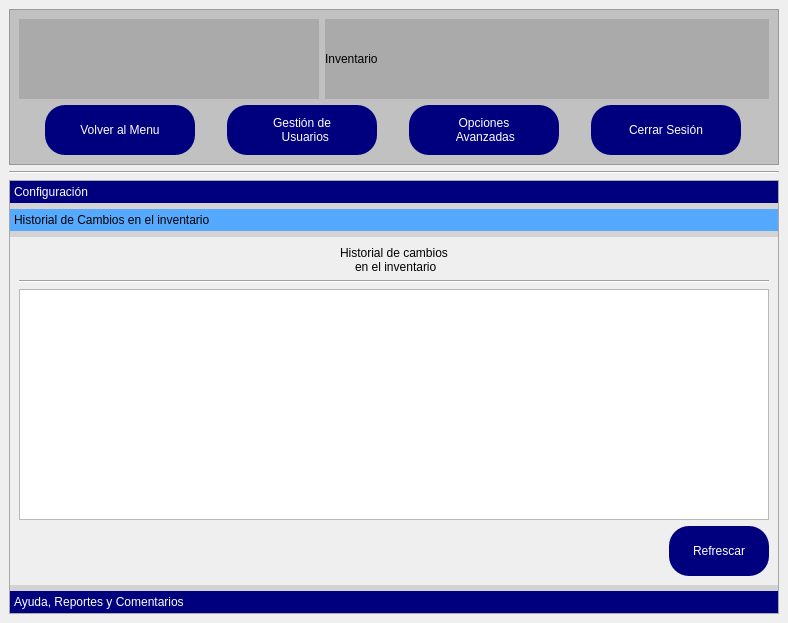
<?xml version="1.0" encoding="UTF-8"?>
<ui version="4.0">
 <class>MainWindow</class>
 <widget class="QMainWindow" name="MainWindow">
  <property name="geometry">
   <rect>
    <x>0</x>
    <y>0</y>
    <width>788</width>
    <height>623</height>
   </rect>
  </property>
  <property name="windowTitle">
   <string>MainWindow</string>
  </property>
  <property name="styleSheet">
   <string notr="true">QPushButton{
	color: rgb(255, 255, 255);
	background-color: rgb(0, 0, 127);
border-radius:20px;
	font: 75 16pt &quot;Arial&quot;;
}
QPushButton::hover{
background-color:rgb(255, 0, 0);
color:#ffffff;

}</string>
  </property>
  <widget class="QWidget" name="centralwidget">
   <layout class="QVBoxLayout" name="verticalLayout_4">
    <item>
     <widget class="QFrame" name="frame">
      <property name="minimumSize">
       <size>
        <width>0</width>
        <height>0</height>
       </size>
      </property>
      <property name="maximumSize">
       <size>
        <width>16777215</width>
        <height>16777215</height>
       </size>
      </property>
      <property name="styleSheet">
       <string notr="true">background-color: rgba(147, 147, 147, 0.5);</string>
      </property>
      <property name="frameShape">
       <enum>QFrame::StyledPanel</enum>
      </property>
      <property name="frameShadow">
       <enum>QFrame::Raised</enum>
      </property>
      <layout class="QVBoxLayout" name="verticalLayout">
       <item>
        <layout class="QHBoxLayout" name="horizontalLayout_16">
         <item>
          <widget class="QLabel" name="label_9">
           <property name="minimumSize">
            <size>
             <width>300</width>
             <height>80</height>
            </size>
           </property>
           <property name="maximumSize">
            <size>
             <width>300</width>
             <height>80</height>
            </size>
           </property>
           <property name="text">
            <string/>
           </property>
           <property name="pixmap">
            <pixmap>../../../../.designer/backup/imagenes/logo pendon ysr.jpg</pixmap>
           </property>
           <property name="scaledContents">
            <bool>true</bool>
           </property>
          </widget>
         </item>
         <item>
          <layout class="QHBoxLayout" name="horizontalLayout_2">
           <item>
            <widget class="QLabel" name="label_10">
             <property name="styleSheet">
              <string notr="true">font: 48pt &quot;Playbill&quot;;</string>
             </property>
             <property name="text">
              <string>Inventario</string>
             </property>
            </widget>
           </item>
          </layout>
         </item>
        </layout>
       </item>
       <item>
        <layout class="QHBoxLayout" name="horizontalLayout_3">
         <item>
          <widget class="QPushButton" name="btn_VolverMenu">
           <property name="minimumSize">
            <size>
             <width>150</width>
             <height>50</height>
            </size>
           </property>
           <property name="maximumSize">
            <size>
             <width>50</width>
             <height>50</height>
            </size>
           </property>
           <property name="styleSheet">
            <string notr="true">QPushButton{
	color: rgb(255, 255, 255);
	background-color: rgb(0, 0, 127);
border-radius:20px;
	font: 75 16pt &quot;Arial&quot;;
}
QPushButton::hover{
background-color:rgb(255, 0, 0);
color:#ffffff;

}</string>
           </property>
           <property name="text">
            <string>Volver al Menu</string>
           </property>
          </widget>
         </item>
         <item>
          <widget class="QPushButton" name="btn_gest_usuario">
           <property name="minimumSize">
            <size>
             <width>150</width>
             <height>50</height>
            </size>
           </property>
           <property name="maximumSize">
            <size>
             <width>50</width>
             <height>50</height>
            </size>
           </property>
           <property name="styleSheet">
            <string notr="true">QPushButton{
	color: rgb(255, 255, 255);
	background-color: rgb(0, 0, 127);
border-radius:20px;
	font: 75 16pt &quot;Arial&quot;;
}
QPushButton::hover{
background-color:rgb(255, 0, 0);
color:#ffffff;

}</string>
           </property>
           <property name="text">
            <string>Gestión de 
  Usuarios</string>
           </property>
          </widget>
         </item>
         <item>
          <widget class="QPushButton" name="btn_bddRespaldo">
           <property name="minimumSize">
            <size>
             <width>150</width>
             <height>50</height>
            </size>
           </property>
           <property name="maximumSize">
            <size>
             <width>50</width>
             <height>50</height>
            </size>
           </property>
           <property name="styleSheet">
            <string notr="true">QPushButton{
	color: rgb(255, 255, 255);
	background-color: rgb(0, 0, 127);
border-radius:20px;
	font: 75 16pt &quot;Arial&quot;;
}
QPushButton::hover{
background-color:rgb(255, 0, 0);
color:#ffffff;

}</string>
           </property>
           <property name="text">
            <string>Opciones  
 Avanzadas</string>
           </property>
          </widget>
         </item>
         <item>
          <widget class="QPushButton" name="bt_salir_2">
           <property name="minimumSize">
            <size>
             <width>150</width>
             <height>50</height>
            </size>
           </property>
           <property name="maximumSize">
            <size>
             <width>50</width>
             <height>50</height>
            </size>
           </property>
           <property name="styleSheet">
            <string notr="true">QPushButton{
	color: rgb(255, 255, 255);
	background-color: rgb(0, 0, 127);
border-radius:20px;
	font: 75 16pt &quot;Arial&quot;;
}
QPushButton::hover{
background-color:rgb(255, 0, 0);
color:#ffffff;

}</string>
           </property>
           <property name="text">
            <string>Cerrar Sesión</string>
           </property>
          </widget>
         </item>
        </layout>
       </item>
      </layout>
     </widget>
    </item>
    <item>
     <widget class="Line" name="line_2">
      <property name="orientation">
       <enum>Qt::Horizontal</enum>
      </property>
     </widget>
    </item>
    <item>
     <widget class="QToolBox" name="toolBox">
      <property name="styleSheet">
       <string notr="true">QToolBox {
    background-color: lightgray;
    border: 1px solid darkgray;
    font: 75 12pt &quot;Arial&quot;;
}

QToolBox::tab {
    background-color: #00007f;
    color: white;
}

QToolBox::tab:selected {
    background-color: #55aaff;
	background-color: rgb(85, 170, 255);
    color: black;
}
</string>
      </property>
      <property name="currentIndex">
       <number>1</number>
      </property>
      <widget class="QWidget" name="page">
       <property name="geometry">
        <rect>
         <x>0</x>
         <y>0</y>
         <width>751</width>
         <height>431</height>
        </rect>
       </property>
       <attribute name="label">
        <string>Configuración</string>
       </attribute>
       <layout class="QVBoxLayout" name="verticalLayout_11">
        <item>
         <layout class="QHBoxLayout" name="horizontalLayout_5">
          <item>
           <spacer name="horizontalSpacer_2">
            <property name="orientation">
             <enum>Qt::Horizontal</enum>
            </property>
            <property name="sizeHint" stdset="0">
             <size>
              <width>40</width>
              <height>20</height>
             </size>
            </property>
           </spacer>
          </item>
          <item>
           <widget class="QPushButton" name="btn_recargardataConfig">
            <property name="minimumSize">
             <size>
              <width>161</width>
              <height>41</height>
             </size>
            </property>
            <property name="styleSheet">
             <string notr="true">font: 75 12pt &quot;Arial&quot;;</string>
            </property>
            <property name="text">
             <string>Recargar Información</string>
            </property>
           </widget>
          </item>
         </layout>
        </item>
        <item>
         <layout class="QHBoxLayout" name="horizontalLayout_6">
          <item>
           <layout class="QVBoxLayout" name="verticalLayout_8">
            <item>
             <widget class="QGroupBox" name="groupBox_4">
              <property name="maximumSize">
               <size>
                <width>400</width>
                <height>350</height>
               </size>
              </property>
              <property name="styleSheet">
               <string notr="true">QGroupBox{
	font: 75 12pt &quot;MS Shell Dlg 2&quot;;
	background-color: #00aaff;
	color:white;
}
</string>
              </property>
              <property name="title">
               <string>Cambiar informacion </string>
              </property>
              <layout class="QVBoxLayout" name="verticalLayout_9">
               <item>
                <widget class="Line" name="line_9">
                 <property name="orientation">
                  <enum>Qt::Horizontal</enum>
                 </property>
                </widget>
               </item>
               <item>
                <widget class="QLabel" name="label">
                 <property name="styleSheet">
                  <string notr="true">font: 75 12pt &quot;MS Shell Dlg 2&quot;;
color: rgb(255, 255, 255);</string>
                 </property>
                 <property name="text">
                  <string>Ingrese Nombre del Proyecto</string>
                 </property>
                </widget>
               </item>
               <item>
                <widget class="QLineEdit" name="lineEdit_nameproyecto">
                 <property name="minimumSize">
                  <size>
                   <width>250</width>
                   <height>50</height>
                  </size>
                 </property>
                 <property name="styleSheet">
                  <string notr="true">QLineEdit{
	font: 75 12pt &quot;MS Shell Dlg 2&quot;;
	background-color: #545e5e;
	border-radius:15;
	color:white;

}</string>
                 </property>
                 <property name="text">
                  <string/>
                 </property>
                </widget>
               </item>
               <item>
                <widget class="Line" name="line_12">
                 <property name="orientation">
                  <enum>Qt::Horizontal</enum>
                 </property>
                </widget>
               </item>
               <item>
                <widget class="QLabel" name="label_2">
                 <property name="styleSheet">
                  <string notr="true">font: 75 12pt &quot;MS Shell Dlg 2&quot;;
color: rgb(255, 255, 255);</string>
                 </property>
                 <property name="text">
                  <string>Ingrese Nombre del Gerente</string>
                 </property>
                </widget>
               </item>
               <item>
                <widget class="QLineEdit" name="lineEdit_nameGerente">
                 <property name="minimumSize">
                  <size>
                   <width>250</width>
                   <height>50</height>
                  </size>
                 </property>
                 <property name="styleSheet">
                  <string notr="true">QLineEdit{
	font: 75 12pt &quot;MS Shell Dlg 2&quot;;
	background-color: #545e5e;
	border-radius:15;
	color:white;

}</string>
                 </property>
                 <property name="text">
                  <string/>
                 </property>
                </widget>
               </item>
               <item>
                <widget class="Line" name="line_11">
                 <property name="orientation">
                  <enum>Qt::Horizontal</enum>
                 </property>
                </widget>
               </item>
               <item>
                <widget class="QLabel" name="label_3">
                 <property name="styleSheet">
                  <string notr="true">font: 75 12pt &quot;MS Shell Dlg 2&quot;;
color: rgb(255, 255, 255);</string>
                 </property>
                 <property name="text">
                  <string>Ingrese Nombre de Ingeniero residente</string>
                 </property>
                </widget>
               </item>
               <item>
                <widget class="QLineEdit" name="lineEdit_IngenieroResidente">
                 <property name="minimumSize">
                  <size>
                   <width>250</width>
                   <height>50</height>
                  </size>
                 </property>
                 <property name="styleSheet">
                  <string notr="true">QLineEdit{
	font: 75 12pt &quot;MS Shell Dlg 2&quot;;
	background-color: #545e5e;
	border-radius:15;
	color:white;

}</string>
                 </property>
                 <property name="text">
                  <string/>
                 </property>
                </widget>
               </item>
               <item>
                <widget class="Line" name="line_10">
                 <property name="orientation">
                  <enum>Qt::Horizontal</enum>
                 </property>
                </widget>
               </item>
              </layout>
             </widget>
            </item>
            <item>
             <layout class="QHBoxLayout" name="horizontalLayout_4">
              <item>
               <widget class="QPushButton" name="btn_guardar">
                <property name="minimumSize">
                 <size>
                  <width>100</width>
                  <height>40</height>
                 </size>
                </property>
                <property name="maximumSize">
                 <size>
                  <width>130</width>
                  <height>40</height>
                 </size>
                </property>
                <property name="text">
                 <string>Guardar</string>
                </property>
               </widget>
              </item>
             </layout>
            </item>
           </layout>
          </item>
          <item>
           <layout class="QVBoxLayout" name="verticalLayout_10">
            <item>
             <spacer name="verticalSpacer_2">
              <property name="orientation">
               <enum>Qt::Vertical</enum>
              </property>
              <property name="sizeHint" stdset="0">
               <size>
                <width>20</width>
                <height>40</height>
               </size>
              </property>
             </spacer>
            </item>
            <item>
             <widget class="QGroupBox" name="groupBox">
              <property name="minimumSize">
               <size>
                <width>141</width>
                <height>111</height>
               </size>
              </property>
              <property name="maximumSize">
               <size>
                <width>300</width>
                <height>120</height>
               </size>
              </property>
              <property name="styleSheet">
               <string notr="true">QGroupBox{
	font: 75 12pt &quot;MS Shell Dlg 2&quot;;
	background-color: #00aaff;
	color:white;
}
</string>
              </property>
              <property name="title">
               <string>Nombre de Proyecto</string>
              </property>
              <layout class="QVBoxLayout" name="verticalLayout_5">
               <item>
                <widget class="Line" name="line_3">
                 <property name="orientation">
                  <enum>Qt::Horizontal</enum>
                 </property>
                </widget>
               </item>
               <item>
                <widget class="QLabel" name="label_Name_proyecto">
                 <property name="styleSheet">
                  <string notr="true">QLabel{
	background-color:#00007f;
	border-radius: 20px;
	color:white;
}
font: 87 italic 24pt &quot;Segoe UI Black&quot;;
</string>
                 </property>
                 <property name="text">
                  <string/>
                 </property>
                </widget>
               </item>
               <item>
                <widget class="Line" name="line_4">
                 <property name="orientation">
                  <enum>Qt::Horizontal</enum>
                 </property>
                </widget>
               </item>
              </layout>
             </widget>
            </item>
            <item>
             <widget class="QGroupBox" name="groupBox_2">
              <property name="minimumSize">
               <size>
                <width>141</width>
                <height>111</height>
               </size>
              </property>
              <property name="maximumSize">
               <size>
                <width>300</width>
                <height>120</height>
               </size>
              </property>
              <property name="styleSheet">
               <string notr="true">QGroupBox{
	font: 75 12pt &quot;MS Shell Dlg 2&quot;;
	background-color: #00aaff;
	color:white;
}
</string>
              </property>
              <property name="title">
               <string>Gerente</string>
              </property>
              <layout class="QVBoxLayout" name="verticalLayout_7">
               <item>
                <widget class="Line" name="line_8">
                 <property name="orientation">
                  <enum>Qt::Horizontal</enum>
                 </property>
                </widget>
               </item>
               <item>
                <widget class="QLabel" name="label_Gerente">
                 <property name="styleSheet">
                  <string notr="true">QLabel{
	background-color:#00007f;
	border-radius: 20px;
	color:white;
}
font: 87 italic 24pt &quot;Segoe UI Black&quot;;
</string>
                 </property>
                 <property name="text">
                  <string/>
                 </property>
                </widget>
               </item>
               <item>
                <widget class="Line" name="line_7">
                 <property name="orientation">
                  <enum>Qt::Horizontal</enum>
                 </property>
                </widget>
               </item>
              </layout>
             </widget>
            </item>
            <item>
             <widget class="QGroupBox" name="groupBox_3">
              <property name="minimumSize">
               <size>
                <width>141</width>
                <height>111</height>
               </size>
              </property>
              <property name="maximumSize">
               <size>
                <width>300</width>
                <height>120</height>
               </size>
              </property>
              <property name="styleSheet">
               <string notr="true">QGroupBox{
	font: 75 12pt &quot;MS Shell Dlg 2&quot;;
	background-color: #00aaff;
	color:white;
}
</string>
              </property>
              <property name="title">
               <string>Ingeniero Residente</string>
              </property>
              <layout class="QVBoxLayout" name="verticalLayout_6">
               <item>
                <widget class="Line" name="line_5">
                 <property name="orientation">
                  <enum>Qt::Horizontal</enum>
                 </property>
                </widget>
               </item>
               <item>
                <widget class="QLabel" name="label_IngenieroResidente">
                 <property name="styleSheet">
                  <string notr="true">QLabel{
	background-color:#00007f;
	border-radius: 20px;
	color:white;
}
font: 87 italic 24pt &quot;Segoe UI Black&quot;;
</string>
                 </property>
                 <property name="text">
                  <string/>
                 </property>
                </widget>
               </item>
               <item>
                <widget class="Line" name="line_6">
                 <property name="orientation">
                  <enum>Qt::Horizontal</enum>
                 </property>
                </widget>
               </item>
              </layout>
             </widget>
            </item>
            <item>
             <spacer name="verticalSpacer">
              <property name="orientation">
               <enum>Qt::Vertical</enum>
              </property>
              <property name="sizeHint" stdset="0">
               <size>
                <width>20</width>
                <height>40</height>
               </size>
              </property>
             </spacer>
            </item>
           </layout>
          </item>
         </layout>
        </item>
       </layout>
      </widget>
      <widget class="QWidget" name="page_3">
       <property name="geometry">
        <rect>
         <x>0</x>
         <y>0</y>
         <width>768</width>
         <height>347</height>
        </rect>
       </property>
       <attribute name="label">
        <string>Historial de Cambios en el inventario</string>
       </attribute>
       <layout class="QVBoxLayout" name="verticalLayout_3">
        <item>
         <layout class="QVBoxLayout" name="verticalLayout_2">
          <item>
           <widget class="QLabel" name="label_11">
            <property name="styleSheet">
             <string notr="true">font: 48pt &quot;Playbill&quot;;</string>
            </property>
            <property name="text">
             <string>Historial de cambios
 en el inventario</string>
            </property>
            <property name="alignment">
             <set>Qt::AlignCenter</set>
            </property>
           </widget>
          </item>
          <item>
           <widget class="Line" name="line">
            <property name="styleSheet">
             <string notr="true">color: rgb(0, 0, 127);</string>
            </property>
            <property name="orientation">
             <enum>Qt::Horizontal</enum>
            </property>
           </widget>
          </item>
          <item>
           <widget class="QTableWidget" name="tableWidget"/>
          </item>
          <item>
           <layout class="QHBoxLayout" name="horizontalLayout">
            <item>
             <spacer name="horizontalSpacer">
              <property name="orientation">
               <enum>Qt::Horizontal</enum>
              </property>
              <property name="sizeHint" stdset="0">
               <size>
                <width>40</width>
                <height>20</height>
               </size>
              </property>
             </spacer>
            </item>
            <item>
             <widget class="QPushButton" name="btn_ref_tblCambios">
              <property name="minimumSize">
               <size>
                <width>100</width>
                <height>50</height>
               </size>
              </property>
              <property name="maximumSize">
               <size>
                <width>100</width>
                <height>50</height>
               </size>
              </property>
              <property name="styleSheet">
               <string notr="true">QPushButton{
	color: rgb(255, 255, 255);
	background-color: rgb(0, 0, 127);
	font: 75 11pt &quot;Arial&quot;;border-radius:20px;
}
QPushButton::hover{
background-color:rgb(255, 0, 0);
color:#ffffff;

}</string>
              </property>
              <property name="text">
               <string>Refrescar</string>
              </property>
             </widget>
            </item>
           </layout>
          </item>
         </layout>
        </item>
       </layout>
      </widget>
      <widget class="QWidget" name="widget">
       <property name="geometry">
        <rect>
         <x>0</x>
         <y>0</y>
         <width>768</width>
         <height>347</height>
        </rect>
       </property>
       <attribute name="label">
        <string>Ayuda, Reportes y Comentarios</string>
       </attribute>
       <widget class="QPushButton" name="pushButton">
        <property name="geometry">
         <rect>
          <x>20</x>
          <y>20</y>
          <width>231</width>
          <height>71</height>
         </rect>
        </property>
        <property name="text">
         <string>Manuel de Usuario</string>
        </property>
       </widget>
       <widget class="QPushButton" name="pushButton_3">
        <property name="geometry">
         <rect>
          <x>280</x>
          <y>20</y>
          <width>231</width>
          <height>71</height>
         </rect>
        </property>
        <property name="text">
         <string>Reportes </string>
        </property>
       </widget>
       <widget class="QPushButton" name="pushButton_4">
        <property name="geometry">
         <rect>
          <x>580</x>
          <y>10</y>
          <width>231</width>
          <height>71</height>
         </rect>
        </property>
        <property name="text">
         <string>Comentarios</string>
        </property>
       </widget>
      </widget>
     </widget>
    </item>
   </layout>
  </widget>
 </widget>
 <resources/>
 <connections/>
</ui>
